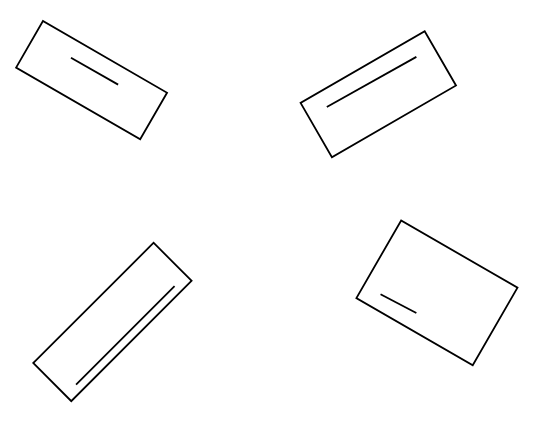
#> input picture pic.PNG, 536 x 440 px
$ python rectangle_numbering.py
#> lines starting #> are read from the running program, lines starting #| are printed output that depends on the picture; after the words box and inside, x2 and y2 are one past the last pixel; in counts of white or black regions, pixels touching at a corner belong together
import cv2
import numpy as np
img = cv2.imread("pic.PNG")
#> img is the input picture: shape (440, 536, 3); min 0, max 255, mean 251
gray = cv2.cvtColor(img, cv2.COLOR_BGR2GRAY)
edges = cv2.Canny(gray, 75, 150)
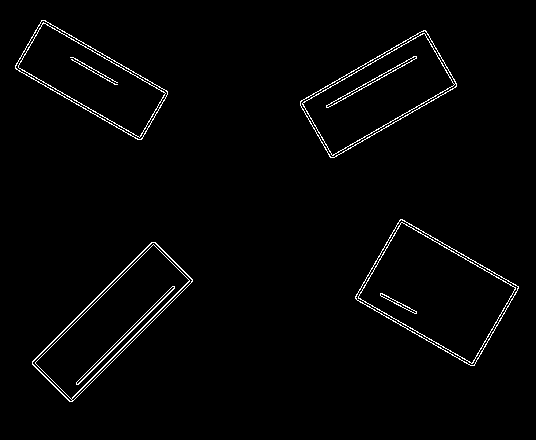
#> edges: shape (440, 536); 1.8% white in thin lines or dots, all inside (x1, y1, x2, y2) = (15, 20, 519, 402)
lines = cv2.HoughLinesP(edges, 1, np.pi/180, 30, maxLineGap=250)
#> lines = 44 rows, first 6: [69, 401, 429, 41], [15, 65, 489, 339], [65, 397, 428, 34], [32, 361, 151, 242], [41, 21, 514, 294], [401, 219, 518, 286]
for line in lines:
   x1, y1, x2, y2 = line[0]
   cv2.putText(img, "number_rect. = 1", (365,390), cv2.FONT_HERSHEY_COMPLEX, 0.5, (0, 0, 0))
   cv2.putText(img, "number_rect. = 2", (71,180), cv2.FONT_HERSHEY_COMPLEX, 0.5, (0, 0, 0))
   cv2.putText(img, "number_rect. = 3", (306,180), cv2.FONT_HERSHEY_COMPLEX, 0.5, (0, 0, 0))
   cv2.putText(img, "number_rect. = 4", (72,410), cv2.FONT_HERSHEY_COMPLEX, 0.5, (0, 0, 0))
#> this loop made 44 passes
#> (x1, y1, x2, y2) on passes 1 to 12: (69, 401, 429, 41), (15, 65, 489, 339), (65, 397, 428, 34), (32, 361, 151, 242), (41, 21, 514, 294), (401, 219, 518, 286), (355, 298, 471, 365), (72, 401, 432, 41), (33, 364, 155, 242), (300, 104, 426, 31), (65, 396, 427, 34), (63, 395, 426, 32)
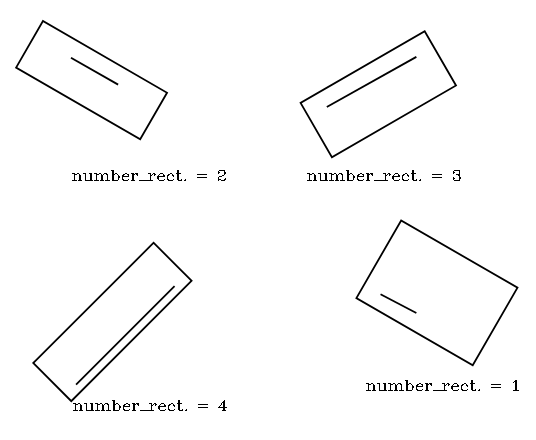
#> img: shape (440, 536, 3); 0.62% of pixels changed, all inside (x1, y1, x2, y2) = (72, 170, 519, 411)

cv2.imshow("linesDetected", img)
cv2.waitKey(0)
cv2.destroyAllWindows()

$ run again, with ss.PNG copied over pic.PNG
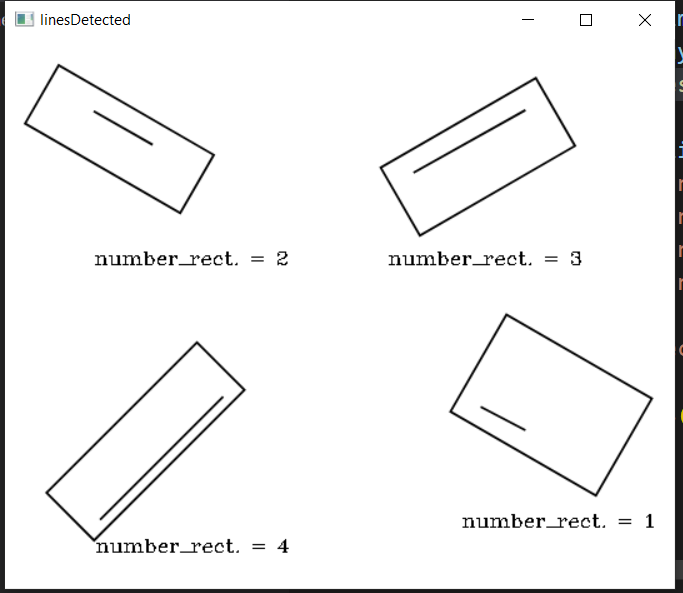
#> input picture ss.PNG, 683 x 593 px
#> img is the input picture: shape (593, 683, 3); mean B, G, R 243.5, 243.5, 243.5
#> `edges = cv2.Canny(gray, 75, 150)`:
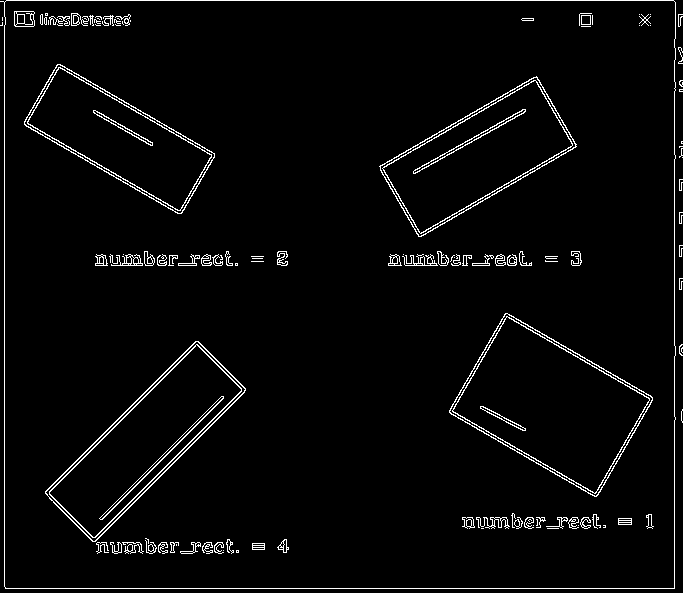
#> edges: shape (593, 683); 3.2% white in thin lines or dots
#> lines = 104 rows, first 6: [5, 588, 674, 588], [6, 0, 673, 0], [4, 586, 4, 2], [674, 587, 674, 1], [406, 255, 681, 414], [143, 393, 682, 82]
#> the loop `for line in lines:` made 104 passes
#> after the loop `for line in lines:`:
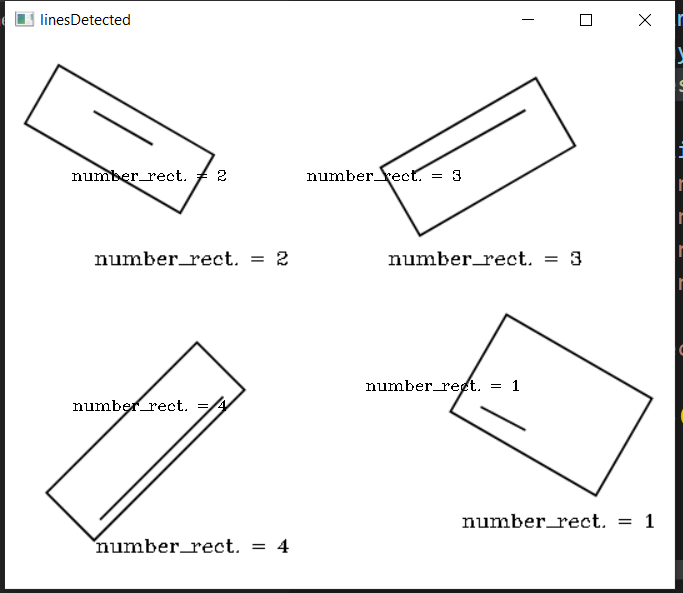
#> img: shape (593, 683, 3); 0.36% of pixels changed, all inside (x1, y1, x2, y2) = (72, 170, 519, 411)
